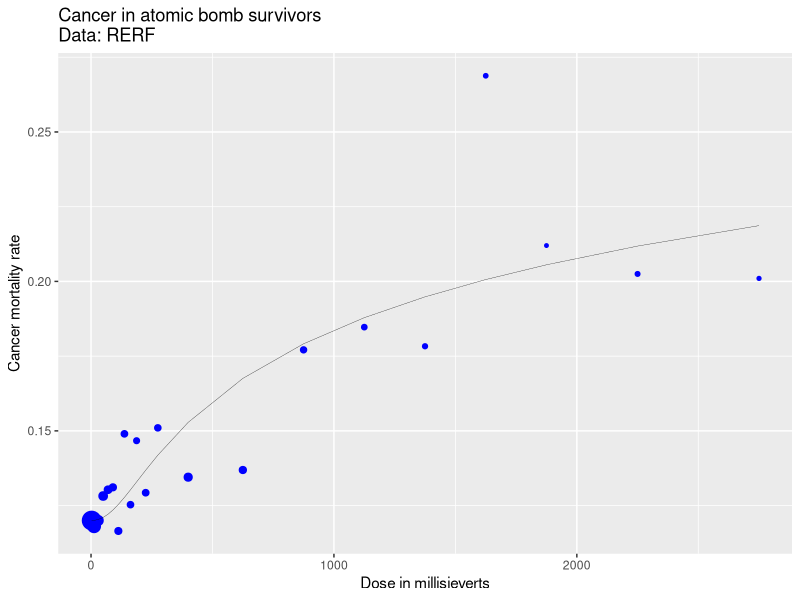

R code for this plot:
## ---- chunk 1
knitr::opts_chunk$set(echo = TRUE)
library(tidyverse)
## ---- chunk 2
H<-function(d,dmid=180,s=2.18,g=0.02) {
  cinf=1
  c0=0.12
  cinf+(c0-cinf)/((1+(d/dmid)^s)^g)
}
rerf<-tribble(
  ~dosex1,~dosex2,~mortality,~n,
  0,5,0.1200,38509,
  5,20,0.1181,14555,
  20,40,0.1200,6411,
  40,60,0.1282,4203,
  60,80,0.1303,2710,
  80,100,0.1311,2082,
  100,125,0.1165,1975,
  125,150,0.1490,1523,
  150,175,0.1253,1460,
  175,200,0.1467,1016,
  200,250,0.1293,1570,
  250,300,0.1510,1417,
  300,500,0.1345,3369,
  500,750,0.1369,2176,
  750,1000,0.1771,1248,
  1000,1250,0.1847,758,
  1250,1500,0.1783,516,
  1500,1750,0.2688,305,
  1750,2000,0.2120,184,
  2000,2500,0.2025,400,
  2500,3000,0.2010,204
) |> mutate(x=dosex1+(dosex2-dosex1)/2,fit=H(x))
## ---- chunk 3

rerf |> ggplot(aes(x=x,y=mortality,size=n)) + 
  geom_point(color="blue") + 
  geom_line(aes(y=fit),size=0.1) +
  theme(legend.position="none")+labs(x="Dose in millisieverts",y="Cancer mortality rate",title="Cancer in atomic bomb survivors\nData: RERF")

